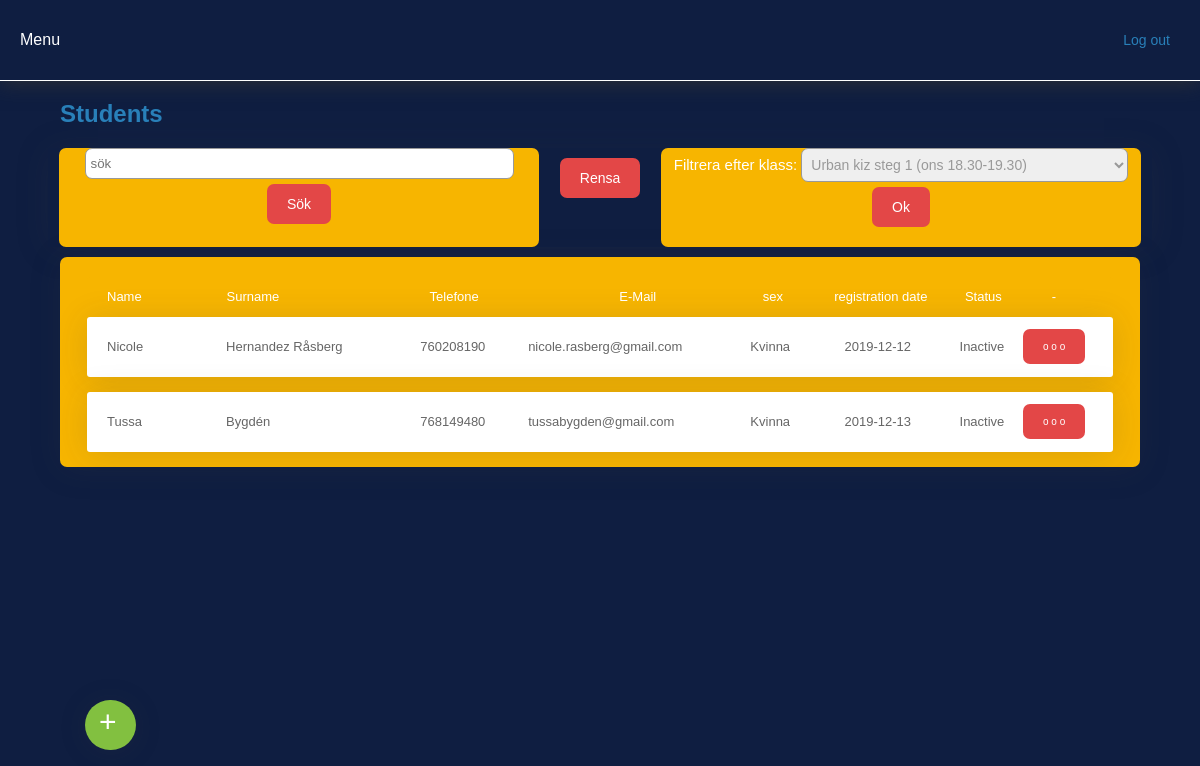
Before: /admin/students.php (signed in) with the older database file.
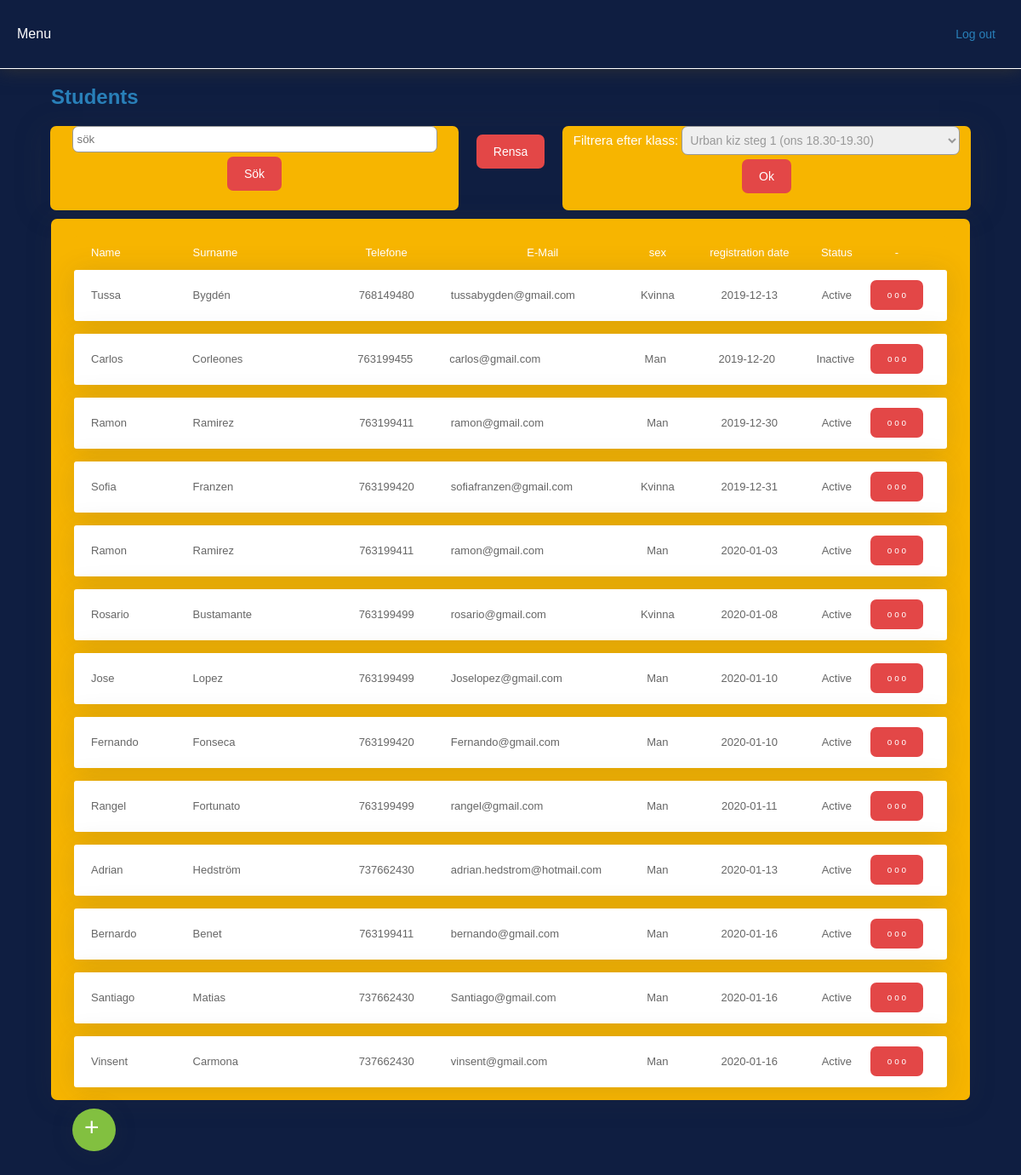
After: the same page with the newer database file.
### tables this page shows
CREATE TABLE `inscriptions` (
  `id_insc` int(11) NOT NULL,
  `date` date DEFAULT NULL,
  `year` varchar(255) DEFAULT NULL,
  `month` varchar(255) DEFAULT NULL,
  `day` varchar(255) DEFAULT NULL,
  `time` time DEFAULT NULL,
  `id_student` int(11) DEFAULT NULL,
  `sex` varchar(11) DEFAULT NULL,
  `term` int(11) DEFAULT NULL,
  `term_start` date DEFAULT NULL,
  `term_stop` date DEFAULT NULL,
  `package` int(11) DEFAULT NULL,
  `course_1` int(11) DEFAULT NULL,
  `course_2` int(11) DEFAULT NULL,
  `course_3` int(11) DEFAULT NULL,
  `course_4` int(11) DEFAULT NULL,
  `promocode` varchar(255) DEFAULT NULL,
  `status` int(11) DEFAULT NULL,
  `done` int(11) DEFAULT '0',
  `payment` int(11) DEFAULT NULL
);

CREATE TABLE `students` (
  `id_student` int(11) UNSIGNED NOT NULL,
  `date` datetime DEFAULT NULL,
  `year` varchar(255) DEFAULT NULL,
  `month` varchar(255) DEFAULT NULL,
  `day` varchar(255) DEFAULT NULL,
  `time` time DEFAULT NULL,
  `name` varchar(255) DEFAULT NULL,
  `surname` varchar(255) DEFAULT NULL,
  `email` varchar(255) DEFAULT NULL,
  `password` varchar(255) DEFAULT NULL,
  `personal_number` varchar(255) DEFAULT NULL,
  `telephone` int(11) DEFAULT NULL,
  `adress` varchar(255) DEFAULT NULL,
  `post` int(11) DEFAULT NULL,
  `city` varchar(255) DEFAULT NULL,
  `sex` varchar(255) DEFAULT NULL,
  `agree` varchar(255) DEFAULT NULL,
  `package` varchar(255) DEFAULT NULL,
  `rank` int(11) DEFAULT NULL,
  `done` int(11) DEFAULT NULL,
  `via` int(11) DEFAULT NULL
);

### inc/funciones.php (called while the page is built, shortened)
<?php
if (!function_exists("GetSQLValueString")) {
function GetSQLValueString($theValue, $theType, $theDefinedValue = "", $theNotDefinedValue = "")
{
  global $con;
  $theValue = function_exists("mysqli_real_escape_string") ? mysqli_real_escape_string($con, $theValue) : mysqli_escape_string($con,$theValue);
  switch ($theType) {
    case "long":
    case "int":
      $theValue = ($theValue != "") ? intval($theValue) : "NULL";
      break;
  }
  return $theValue;
}
}
	?>
	<?php
function status($status)
{
	if ($status == 1) return "Active";
	return "Inactive";
}
function ObtenerNombreStudent($nombreS)
{
	global $con;
	$query_ConsultaFuncion = sprintf("SELECT name FROM students WHERE id_student = %s ",
		 GetSQLValueString($nombreS, "int"));
	$ConsultaFuncion = mysqli_query($con,  $query_ConsultaFuncion) or die(mysqli_error($con));
	$row_ConsultaFuncion = mysqli_fetch_assoc($ConsultaFuncion);
	return $row_ConsultaFuncion["name"];
}
function ObtenerApellidoStudent($apellidoS)
{
	global $con;
	$query_ConsultaFuncion = sprintf("SELECT surname FROM students WHERE id_student = %s ",
		 GetSQLValueString($apellidoS, "int"));
	$ConsultaFuncion = mysqli_query($con,  $query_ConsultaFuncion) or die(mysqli_error($con));
	$row_ConsultaFuncion = mysqli_fetch_assoc($ConsultaFuncion);
	return $row_ConsultaFuncion["surname"];
}
function ObtenerTelefonoStudent($telefonoS)
{
	global $con;
	$query_ConsultaFuncion = sprintf("SELECT telephone FROM students WHERE id_student = %s ",
		 GetSQLValueString($telefonoS, "int"));
	$ConsultaFuncion = mysqli_query($con,  $query_ConsultaFuncion) or die(mysqli_error($con));
	$row_ConsultaFuncion = mysqli_fetch_assoc($ConsultaFuncion);
	return $row_ConsultaFuncion["telephone"];
}
function ObtenerEmailStudent($emailS)
{
	global $con;
	$query_ConsultaFuncion = sprintf("SELECT email FROM students WHERE id_student = %s ",
		 GetSQLValueString($emailS, "int"));
	$ConsultaFuncion = mysqli_query($con,  $query_ConsultaFuncion) or die(mysqli_error($con));
	$row_ConsultaFuncion = mysqli_fetch_assoc($ConsultaFuncion);
	return $row_ConsultaFuncion["email"];
}
function sex($sex)
{
	global $con;
	$query_ConsultaFuncion = sprintf("SELECT sex FROM students WHERE id_student = %s ",
		 GetSQLValueString($sex, "int"));
	$ConsultaFuncion = mysqli_query($con,  $query_ConsultaFuncion) or die(mysqli_error($con));
	$row_ConsultaFuncion = mysqli_fetch_assoc($ConsultaFuncion);
	return $row_ConsultaFuncion["sex"];
}
			?>

### admin/inc/students_list.php (the view, shortened to what this page needs)
<div class="search">
    <div class="filter">
        <form action="students.php" method="get" name="formsearch" id="formsearch">
            <input class="textf" placeholder="sök" name="search" id="search" size="50" />
            <button type="submit" class="button_small">Sök</button>
        </form>
    </div>
    <div style="width:100px; text-align:center; padding:5px 0;">
        <a style="margin: 0;" href="students.php"><button type="" class="button_small" value="">Rensa</button> </a>
    </div>
    <div class="filter">
        <form action="students.php" method="get" name="formfilter" id="formfilter">
            Filtrera efter klass:
            <select class="textf" style="font-size: 14px; color: #999;" name="course" id="course">
            <?php
            if ($totalRows_DatosCourse_filter > 0) {
            do { ?>
            <option value="<?php echo $row_DatosCourse_filter['id_course'];?>"><?php echo $row_DatosCourse_filter['name'];?></option>
            <?php } while ($row_DatosCourse_filter = mysqli_fetch_assoc($DatosCourse_filter));
            }
            ?>
            </select>
            <input type="submit" class="button_small" value="Ok" />
        </form>
    </div>
</div>
<div class="user_div">
<table width="100%" cellspacing="0" class="table_user" style="background-color: #F7B500;margin: 20px auto 0; ">
    <tr height="40" style="color: #FFF;">
        <td width="12%" nowrap="nowrap" align="left" style="padding: 0 0 0 20px; border-bottom: 1px solid #F7B500;">Name</td>
        <td width="15%" nowrap="nowrap" align="left" style="padding: 0 0 0 10px; border-bottom: 1px solid #F7B500;">Surname</td>
        <td width="14%" nowrap="nowrap" align="center" style="padding: 0 0 0 0; border-bottom: 1px solid #F7B500;">Telefone</td>
        <td width="20%" nowrap="nowrap" align="center" style="padding: 0 0 0 0; border-bottom: 1px solid #F7B500;">E-Mail</td>
        <td width="5%" nowrap="nowrap" align="center" style="padding: 0 0 0 0; border-bottom: 1px solid #F7B500;">sex</td>
        <td width="15%" nowrap="nowrap" align="center" style="padding: 0 0 0 0; border-bottom: 1px solid #F7B500;">registration date</td>
        <td width="4%" nowrap="nowrap" align="center" style="padding: 0 0 0 0; border-bottom: 1px solid #F7B500;">Status</td>
        <td width="10%" nowrap="nowrap" align="center" style="padding: 0 10px 0 0; border-bottom: 1px solid #F7B500;">-</td>
    </tr>
</table>
    <?php if ($row_DatosConsulta > 0) {  ?>
    <?php do { ?>
<table width="100%" cellspacing="0" class="table_user" style="margin: 0 auto 15px; box-shadow: 0 .15rem 2rem 0 rgba(58,59,69,.15)!important;">
    <tr class="line" height="60">
        <td width="12%" nowrap="nowrap" align="left" style="padding: 0 0 0 20px;"><?php echo ObtenerNombreStudent($row_DatosConsulta['id_student']); ?></td>
        <td width="15%" nowrap="nowrap" align="left" style="padding: 0 0 0 10px;"><?php echo ObtenerApellidoStudent($row_DatosConsulta['id_student']); ?></td>
        <td width="14%" nowrap="nowrap" align="center" style="padding: 0 0 0 0;"><?php echo ObtenerTelefonoStudent($row_DatosConsulta['id_student']); ?></td>
        <td width="20%" nowrap="nowrap" align="left" style="padding: 0 0 0 0;"><?php echo ObtenerEmailStudent($row_DatosConsulta['id_student']); ?></td>
        <td width="5%" nowrap="nowrap" align="center" style="padding: 0 0 0 0;"><?php echo sex($row_DatosConsulta['id_student']); ?></td></td>
        <td width="15%" nowrap="nowrap" align="center" style="padding: 0 0 0 0;"><?php echo $row_DatosConsulta['date']; ?></td>
        <td width="4%" nowrap="nowrap" align="center" style="padding: 0 0 0 0;"><?php echo status($row_DatosConsulta['status']); ?></td>
        <td width="10%" nowrap="nowrap" align="center" style="padding: 0 10px 0 0;">
        <div class="arternative">
            <button class="artbtn">o o o</button>
        </div>
        </td>
    </tr>
    <?php } while ($row_DatosConsulta = mysqli_fetch_assoc($DatosConsulta));
    }
    else
    {  ?>
    <tr class="line" height="60">
        <td colspan="10" nowrap="nowrap" align="center" style="padding: 0 0 0 20px;">fins ingen register.</td>
    </tr>
    <?php } ?>
</table>
</div>
<a href="students.php?new=1"><div class="flying_button">+</div></a>

### admin/students.php (shortened to what this page needs)
<?php require_once('../connections/conexion.php');?>
<?php
$query_DatosTerm = sprintf("SELECT * FROM term WHERE status = 1 ORDER BY id_term ASC");
$DatosTerm = mysqli_query($con, $query_DatosTerm) or die(mysqli_error($con));
$row_DatosTerm = mysqli_fetch_assoc($DatosTerm);
$TermAct = $row_DatosTerm['id_term'];
?>
<?php
if ((isset($_GET["MM_search"])) && ($_GET["MM_search"]=="formsearch"))
{
     $query_DatosConsulta = sprintf("SELECT * FROM inscriptions WHERE id_student LIKE %s AND id_student LIKE %s AND term = $TermAct ORDER BY id_insc ASC",
                              GetSQLValueString("%".ObtenerNombreParaBuscar($_GET["search"])."%", "text"),
                              GetSQLValueString("%".ObtenerApellidoParaBuscar($_GET["search"])."%", "text"));
}
else
{
 $query_DatosConsulta = sprintf("SELECT * FROM inscriptions WHERE term = $TermAct ORDER BY id_insc");
}
 $DatosConsulta = mysqli_query($con, $query_DatosConsulta) or die(mysqli_error($con));
 $row_DatosConsulta = mysqli_fetch_assoc($DatosConsulta);
?>
<?php
$query_DatosCourse_filter = sprintf("SELECT * FROM courses WHERE status = 1 ORDER BY id_course ASC");
$DatosCourse_filter = mysqli_query($con, $query_DatosCourse_filter) or die(mysqli_error($con));
$row_DatosCourse_filter = mysqli_fetch_assoc($DatosCourse_filter);
$totalRows_DatosCourse_filter = mysqli_num_rows($DatosCourse_filter);
?>
<html>
<head>
<link href="css/style_adm.css" rel="stylesheet" type="text/css"  media="all" />
</head>
<body>
    <div class="wrapp">
        <?php include("inc/head.php"); ?>
        <div class="container">
          <div class="title"><h2>Students</h2></div>
          <?php include("inc/students_list.php"); ?>
        </div>
    </div>
</body>
</html>

### admin/inc/head.php (shortened to what this page needs)
<div class="head">
    <?php include("inc/menu.php"); ?>
    <div class="config_m">
        <ul>
            <li><a href="inc/logout.php">Log out</a></li>
            <li><a href="">
            </a></li>
        </ul>
    </div>
</div>

### admin/inc/menu.php (shortened to what this page needs)
<div class="dropdown">
    <button onclick="myFunction()" class="dropbtn">Menu</button>
</div>

### admin/css/style_adm.css (style rules this page uses)
body { margin:0 auto; padding:0; font-family: 'Lucida Sans', 'Lucida Sans Regular', 'Lucida Grande', 'Lucida Sans Unicode', Geneva, Verdana, sans-serif; background-color: #0F1E41; }
a { margin: 0; }
.wrapp { width: 100%; height: 100%; background-color: #0F1E41; position: relative; }
.head { width: 100%; height: 80px; background-color: #0F1E41; border-bottom: 1px solid #FFF; box-shadow: 0px 0px 20px #333; display: flex; position: fixed; z-index: 1; }
.title { width: 90%; margin: 0 auto; color: #2980B9; }
.button_small { background-color: #E34747; height: 40px; border-radius: 7px; margin: 5px; padding: 5px 20px; color: #FFF; border: 0; font-size: 14px; }
.dropbtn { height: 100%; background-color: #0F1E41; color: #2980B9; padding: 20px; font-size: 16px; border: none; cursor: pointer; }
.dropdown { position: relative; display: inline-block; }
.config_m { flex: 1; text-align: right; padding-right: 10px; }
.config_m ul { list-style-type: none; padding-inline-start: 0px; margin: 0; }
.config_m ul li a { margin: 0; padding: 0; }
.config_m ul li a { color: #2980B9; font-size: 14px; padding: 32px 20px; text-decoration: none; display: block; text-align: center; float: right; }
.textf { padding: 7px 5px; border: 1px solid #999; border-radius: 7px; margin: 0 auto; }
.container { width: 100%; overflow: auto; padding-top: 80px; }
.container a { text-decoration: none; color: rgb(52, 160, 233); }
.table_user { width: 95%; background-color: #FFF; font-size: 13px; border-radius: 3px; }
.line { color: #666; }
.user_div { width: 90%; overflow: auto; background-color: #F7B500; margin: 0px auto 110px; border-radius: 7px; box-shadow: 0 .15rem 2rem 0 rgba(58,59,69,.15)!important; }
.flying_button { width: 20px; height: 40px; padding: 5px 17px 5px 14px; border-radius: 25px; background-color: #82C040; color: #FFF; box-shadow: 0 .15rem 1.75rem 0 rgba(58,59,69,.15)!important; font-size: 30px; position: fixed; left: 85px; bottom: 50px; cursor: pointer; }
.artbtn { background-color: #E34747; color: white; padding: 12px 20px; border-radius: 7px; font-size: 16px; border: none; cursor: pointer; font-size: 10px; }
.arternative { display: inline-block; }
.search { width: 92%; margin: 0px auto 10px; box-shadow: 0 .15rem 2rem 0 rgba(58,59,69,.15)!important; display: flex; }
.filter { width: 40%; background-color: #F7B500; padding: 0 10px; border-radius: 7px; margin: 0 1%; color: #FFF; font-size: 15px; text-align: center; flex: 1; }

Changed rows visible on the page:
no longer on this page (row edited): inscriptions: id_student.name "Nicole", id_student.surname "Hernandez Råsberg", id_student.telephone "760208190", id_student.email "nicole.rasberg@gmail.com", id_student.sex "Kvinna", date "2019-12-12", status "Inactive"
changed inscriptions "Tussa": status "Inactive" → "Active"
added inscriptions: id_student.name "Carlos", id_student.surname "Corleones", id_student.telephone "763199455", id_student.email "carlos@gmail.com", id_student.sex "Man", date "2019-12-20", status "Inactive"
added inscriptions: id_student.name "Ramon", id_student.surname "Ramirez", id_student.telephone "763199411", id_student.email "ramon@gmail.com", id_student.sex "Man", date "2019-12-30", status "Active"
added inscriptions: id_student.name "Sofia", id_student.surname "Franzen", id_student.telephone "763199420", id_student.email "sofiafranzen@gmail.com", id_student.sex "Kvinna", date "2019-12-31", status "Active"
added inscriptions: id_student.name "Ramon", id_student.surname "Ramirez", id_student.telephone "763199411", id_student.email "ramon@gmail.com", id_student.sex "Man", date "2020-01-03", status "Active"
added inscriptions: id_student.name "Rosario", id_student.surname "Bustamante", id_student.telephone "763199499", id_student.email "rosario@gmail.com", id_student.sex "Kvinna", date "2020-01-08", status "Active"
added inscriptions: id_student.name "Jose", id_student.surname "Lopez", id_student.telephone "763199499", id_student.email "Joselopez@gmail.com", id_student.sex "Man", date "2020-01-10", status "Active"
added inscriptions: id_student.name "Fernando", id_student.surname "Fonseca", id_student.telephone "763199420", id_student.email "Fernando@gmail.com", id_student.sex "Man", date "2020-01-10", status "Active"
added inscriptions: id_student.name "Rangel", id_student.surname "Fortunato", id_student.telephone "763199499", id_student.email "rangel@gmail.com", id_student.sex "Man", date "2020-01-11", status "Active"
added inscriptions: id_student.name "Adrian", id_student.surname "Hedström", id_student.telephone "737662430", id_student.email "adrian.hedstrom@hotmail.com", id_student.sex "Man", date "2020-01-13", status "Active"
added inscriptions: id_student.name "Bernardo", id_student.surname "Benet", id_student.telephone "763199411", id_student.email "bernando@gmail.com", id_student.sex "Man", date "2020-01-16", status "Active"
added inscriptions: id_student.name "Santiago", id_student.surname "Matias", id_student.telephone "737662430", id_student.email "Santiago@gmail.com", id_student.sex "Man", date "2020-01-16", status "Active"
added inscriptions: id_student.name "Vinsent", id_student.surname "Carmona", id_student.telephone "737662430", id_student.email "vinsent@gmail.com", id_student.sex "Man", date "2020-01-16", status "Active"
